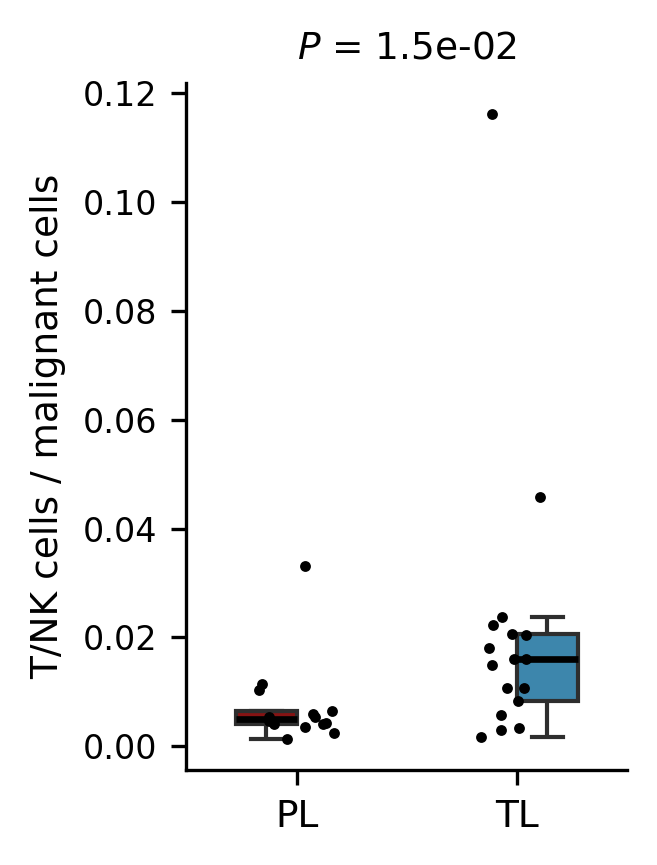

Python code for this plot:
# -*- coding: utf-8 -*-
"""Ratio of T/NK cells to malignant cells, PL against TL (boxplot with points).

Input:  ../data/celltype_counts.csv
        (written by pipeline/03_proportion/01_celltype_counts.py)
Output: tcell_to_malignant_ratio_boxplot_PL_vs_TL.png (written into this directory)

Reads ../data/ only; never touches the raw data.

One point per sample (31 samples). ratio = cells of the T_NK class / cells of the three
malignant classes (constants.malig_celltype: Cycling, OPC_OC_like, AC_MES_like). T_NK is
the 10-class ct_agg label, so it includes NK cells; the CODEX cell type table behind it
(cell_type_2) separates CD4 T, CD8 T, Treg and NK, which this figure does not use.

The p value is a two-sided Mann-Whitney U test (normal approximation with continuity
correction, scipy's default for samples of this size), sample as the unit of analysis,
PL (n = 14) against TL (n = 17), no multiple-testing correction.

Boxplots never show outliers (showfliers=False): every box has jittered points drawn on
top, so if the boxplot also drew its outliers the same sample would appear twice -- once
at the outlier position on the box and once at its jittered offset -- and read as two
samples.
"""
import sys
from pathlib import Path

import matplotlib
matplotlib.use('Agg')
import matplotlib.pyplot as plt
import numpy as np
import pandas as pd
import seaborn as sns
from scipy import stats

REPO = Path(__file__).resolve().parent.parent
sys.path.insert(0, str(REPO))
from constants import group_colors, group_labels, group_order, malig_celltype

DATA = REPO / 'data'
OUT = Path(__file__).resolve().parent / 'tcell_to_malignant_ratio_boxplot_PL_vs_TL.png'

# seaborn's stripplot draws its jitter offsets from numpy's global RNG; seeding it makes
# this figure byte-reproducible. Same value as JITTER_SEED in panel_helpers.py.
JITTER_SEED = 42


def main():
    src = DATA / 'celltype_counts.csv'
    if not src.exists():
        raise FileNotFoundError(
            f'{src} does not exist; run pipeline/03_proportion/01_celltype_counts.py first.')

    df = pd.read_csv(src)
    df['ratio'] = df['T_NK'] / df[malig_celltype].sum(axis=1)
    df['group_label'] = pd.Categorical(df['group'].map(group_labels), categories=group_order, ordered=True)

    pl = df.loc[df['group_label'] == 'PL', 'ratio'].to_numpy()
    tl = df.loc[df['group_label'] == 'TL', 'ratio'].to_numpy()
    p = stats.mannwhitneyu(pl, tl, alternative='two-sided', method='asymptotic').pvalue

    np.random.seed(JITTER_SEED)        # see JITTER_SEED above
    fig, ax = plt.subplots(figsize=(2.3, 3.0))
    sns.boxplot(
        data=df, x='group_label', y='ratio', hue='group_label',
        order=group_order, hue_order=group_order, palette=group_colors,
        width=0.55, linewidth=1.0, showfliers=False, legend=False, ax=ax,
        medianprops={'color': 'black', 'linewidth': 1.6},
    )
    sns.stripplot(data=df, x='group_label', y='ratio', order=group_order,
                  color='black', size=2.6, jitter=0.18, ax=ax)
    ax.set_title(f'$P$ = {p:.1e}', fontsize=9)
    ax.set_xlabel('')
    ax.set_ylabel('T/NK cells / malignant cells', fontsize=9)
    ax.tick_params(axis='x', labelsize=9)
    ax.tick_params(axis='y', labelsize=8)
    sns.despine(ax=ax, top=True, right=True)

    fig.patch.set_facecolor('white')
    plt.tight_layout()
    fig.savefig(OUT, dpi=300, bbox_inches='tight', facecolor='white')
    plt.close(fig)
    print(f'{len(df)} samples; PL n = {len(pl)}, TL n = {len(tl)}; P = {p:.3e}')
    print(f'saved -> {OUT}')


if __name__ == '__main__':
    main()
